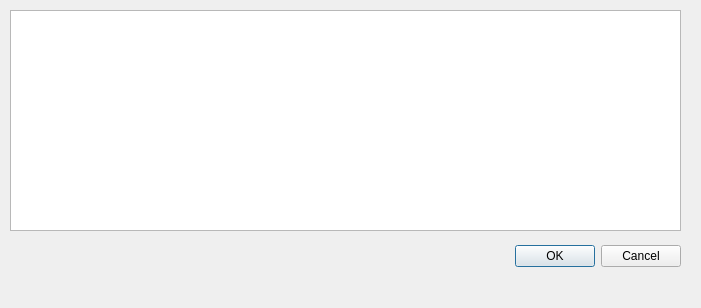
<?xml version="1.0" encoding="UTF-8"?>
<ui version="4.0">
 <class>CsvImportDialog</class>
 <widget class="QDialog" name="CsvImportDialog">
  <property name="geometry">
   <rect>
    <x>0</x>
    <y>0</y>
    <width>701</width>
    <height>308</height>
   </rect>
  </property>
  <property name="windowTitle">
   <string>CSV Import</string>
  </property>
  <property name="sizeGripEnabled">
   <bool>false</bool>
  </property>
  <widget class="QDialogButtonBox" name="buttonBox">
   <property name="geometry">
    <rect>
     <x>30</x>
     <y>240</y>
     <width>651</width>
     <height>32</height>
    </rect>
   </property>
   <property name="orientation">
    <enum>Qt::Horizontal</enum>
   </property>
   <property name="standardButtons">
    <set>QDialogButtonBox::Cancel|QDialogButtonBox::Ok</set>
   </property>
  </widget>
  <widget class="QTableView" name="tableView">
   <property name="geometry">
    <rect>
     <x>10</x>
     <y>10</y>
     <width>671</width>
     <height>221</height>
    </rect>
   </property>
  </widget>
 </widget>
 <resources/>
 <connections>
  <connection>
   <sender>buttonBox</sender>
   <signal>accepted()</signal>
   <receiver>CsvImportDialog</receiver>
   <slot>accept()</slot>
   <hints>
    <hint type="sourcelabel">
     <x>248</x>
     <y>254</y>
    </hint>
    <hint type="destinationlabel">
     <x>157</x>
     <y>274</y>
    </hint>
   </hints>
  </connection>
  <connection>
   <sender>buttonBox</sender>
   <signal>rejected()</signal>
   <receiver>CsvImportDialog</receiver>
   <slot>reject()</slot>
   <hints>
    <hint type="sourcelabel">
     <x>316</x>
     <y>260</y>
    </hint>
    <hint type="destinationlabel">
     <x>286</x>
     <y>274</y>
    </hint>
   </hints>
  </connection>
 </connections>
</ui>
